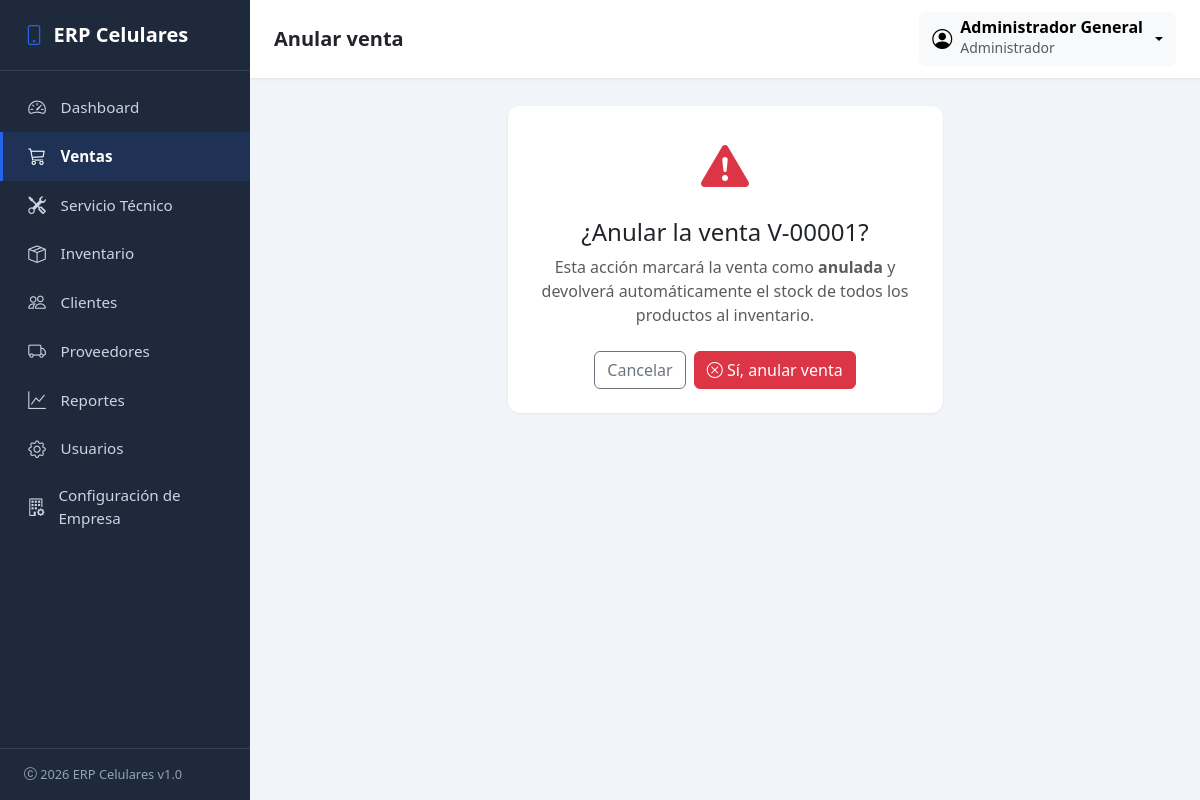
/ventas/1/anular/ (signed in), run on the app's committed database.
### company/models.py (models this page shows, shortened)
class Company(models.Model):
    class TipoEmpresa(models.TextChoices):
        NATURAL = 'natural', 'Persona Natural'
        JURIDICA = 'juridica', 'Persona Jurídica'
    class RegimenTributario(models.TextChoices):
        SIMPLIFICADO = 'simplificado', 'Régimen Simplificado'
        COMUN = 'comun', 'Régimen Común'
        SIMPLE = 'simple', 'Régimen Simple de Tributación'
        NO_RESPONSABLE = 'no_responsable', 'No Responsable de IVA'
    class Moneda(models.TextChoices):
        COP = 'COP', 'Peso Colombiano (COP)'
        USD = 'USD', 'Dólar Estadounidense (USD)'
        EUR = 'EUR', 'Euro (EUR)'
        MXN = 'MXN', 'Peso Mexicano (MXN)'
    class Idioma(models.TextChoices):
        ES = 'es', 'Español'
        EN = 'en', 'Inglés'
    class Estado(models.TextChoices):
        ACTIVA = 'activa', 'Activa'
        SUSPENDIDA = 'suspendida', 'Suspendida'
        PRUEBA = 'prueba', 'En prueba'
    nombre_comercial = models.CharField('Nombre comercial', max_length=150, blank=True)
    razon_social = models.CharField('Razón social', max_length=150, blank=True)
    nit = models.CharField('NIT', max_length=30, blank=True)
    tipo_empresa = models.CharField(
        'Tipo de empresa', max_length=20,
        choices=TipoEmpresa.choices, blank=True,
    )
    regimen_tributario = models.CharField(
        'Régimen tributario', max_length=20,
        choices=RegimenTributario.choices, blank=True,
    )
    responsable_iva = models.BooleanField('Responsable de IVA', default=True)
    actividad_economica = models.CharField(
        'Actividad económica', max_length=150, blank=True,
        help_text='Código CIIU y/o descripción de la actividad principal.',
    )
    direccion = models.CharField('Dirección', max_length=255, blank=True)
    pais = models.CharField('País', max_length=100, blank=True, default='Colombia')
    departamento = models.CharField('Departamento', max_length=100, blank=True)
    municipio = models.CharField('Municipio / Ciudad', max_length=100, blank=True)
    codigo_postal = models.CharField('Código postal', max_length=20, blank=True)
    telefono = models.CharField('Teléfono', max_length=30, blank=True)
    whatsapp = models.CharField('WhatsApp', max_length=30, blank=True)
    correo = models.EmailField('Correo electrónico', blank=True)
    sitio_web = models.URLField('Sitio web', blank=True)
    moneda = models.CharField('Moneda', max_length=3, choices=Moneda.choices, default=Moneda.COP)
    simbolo_moneda = models.CharField('Símbolo de moneda', max_length=5, default='$')
    idioma = models.CharField('Idioma', max_length=5, choices=Idioma.choices, default=Idioma.ES)
    zona_horaria = models.CharField('Zona horaria', max_length=50, default='America/Bogota')
    fecha_creacion = models.DateTimeField('Fecha de creación', auto_now_add=True)
    fecha_modificacion = models.DateTimeField('Fecha de última modificación', auto_now=True)
    estado = models.CharField('Estado', max_length=20, choices=Estado.choices, default=Estado.ACTIVA)
    activo = models.BooleanField('Activo', default=True)
    licencia = models.CharField('Licencia', max_length=50, blank=True, default='Estándar')
    version_erp = models.CharField('Versión del ERP', max_length=20, blank=True, default='1.0')
    class Meta:
        verbose_name = 'Empresa'
        verbose_name_plural = 'Configuración de Empresa'
    @classmethod
    def get_solo(cls):
        obj, _creado = cls.objects.get_or_create(pk=1)
        return obj

### accounts/models.py (models this page shows, shortened)
class CustomUser(AbstractUser):
    class Roles(models.TextChoices):
        ADMIN = 'admin', 'Administrador'
        VENDEDOR = 'vendedor', 'Vendedor'
        TECNICO = 'tecnico', 'Técnico'
    role = models.CharField(
        'Rol',
        max_length=20,
        choices=Roles.choices,
        default=Roles.VENDEDOR,
    )
    telefono = models.CharField('Teléfono', max_length=30, blank=True)
    class Meta:
        verbose_name = 'Usuario'
        verbose_name_plural = 'Usuarios'
    @property
    def es_admin(self):
        return self.role == self.Roles.ADMIN or self.is_superuser

### sales/models.py (models this page shows, shortened)
class Sale(models.Model):
    class Estado(models.TextChoices):
        PENDIENTE = 'pendiente', 'Pendiente'
        COMPLETADA = 'completada', 'Completada'
        ANULADA = 'anulada', 'Anulada'
    cliente = models.ForeignKey(
        Client,
        on_delete=models.PROTECT,
        related_name='ventas',
        verbose_name='Cliente',
    )
    vendedor = models.ForeignKey(
        settings.AUTH_USER_MODEL,
        on_delete=models.PROTECT,
        related_name='ventas',
        verbose_name='Vendedor',
        null=True,
        blank=True,
    )
    fecha = models.DateTimeField('Fecha', auto_now_add=True)
    invoice_number = models.PositiveIntegerField(
        'Número de factura',
        unique=True,
        null=True,
        blank=True,
        help_text=(
            'Consecutivo de facturación asignado de forma atómica al confirmar '
            'la venta (ver Sale.asignar_numero_factura). Nulo en ventas antiguas '
            'creadas antes de activar la numeración; nunca se reutiliza ni se '
            'genera retroactivamente.'
        ),
    )
    subtotal = models.DecimalField('Subtotal', max_digits=14, decimal_places=2, default=0)
    descuento_porcentaje = models.DecimalField('Descuento (%)', max_digits=5, decimal_places=2, default=0)
    descuento_valor = models.DecimalField('Descuento ($)', max_digits=14, decimal_places=2, default=0)
    iva_porcentaje = models.DecimalField('IVA (%)', max_digits=5, decimal_places=2, default=IVA_POR_DEFECTO)
    iva_valor = models.DecimalField('IVA ($)', max_digits=14, decimal_places=2, default=0)
    total = models.DecimalField('Total', max_digits=14, decimal_places=2, default=0)
    ganancia = models.DecimalField('Ganancia', max_digits=14, decimal_places=2, default=0)
    observaciones = models.TextField('Observaciones', blank=True)
    estado = models.CharField(
        'Estado',
        max_length=20,
        choices=Estado.choices,
        default=Estado.COMPLETADA,
    )
    class Meta:
        verbose_name = 'Venta'
        verbose_name_plural = 'Ventas'
        ordering = ['-fecha']
    @property
    def numero(self):
        return f'V-{self.pk:05d}'

### sales/views.py (the view, shortened to what this page needs)
# urls.py: path('<int:pk>/anular/', views.sale_void, name='sale_void'),
@login_required
@role_required(*ROLES_VENTAS)
def sale_void(request, pk):
    venta = get_object_or_404(Sale, pk=pk)
    contexto = {'venta': venta, 'seccion_activa': 'ventas'}
    return render(request, 'sales/sale_confirm_void.html', contexto)

### company/context_processors.py (called while the page is built)
def company_context(request):
    try:
        company = Company.get_solo()
        branding = getattr(company, 'identidad_visual', None)
    except (OperationalError, ProgrammingError):
        company = None
        branding = None
    return {
        'company_config': company,
        'branding_config': branding,
    }

### templates/sales/sale_confirm_void.html (shortened to what this page needs)
{% extends 'base.html' %}
{% block page_title %}Anular venta{% endblock %}
{% block content %}
<div class="row justify-content-center">
    <div class="col-lg-6">
        <div class="card border-danger">
            <div class="card-body text-center p-4">
                <i class="bi bi-exclamation-triangle-fill text-danger" style="font-size: 3rem;"></i>
                <h4 class="mt-3">¿Anular la venta {{ venta.numero }}?</h4>
                <p class="text-muted">
                    Esta acción marcará la venta como <strong>anulada</strong> y
                    devolverá automáticamente el stock de todos los productos al inventario.
                </p>
                <form method="post" class="d-flex justify-content-center gap-2 mt-4">
                    <a href="{% url 'sales:sale_detail' venta.pk %}" class="btn btn-outline-secondary">Cancelar</a>
                    <button type="submit" class="btn btn-danger"><i class="bi bi-x-circle"></i> Sí, anular venta</button>
                </form>
            </div>
        </div>
    </div>
</div>
{% endblock %}

### templates/base.html (shortened to what this page needs)
{% load static %}
<!DOCTYPE html>
<html lang="es">
<head>
    <link href="https://cdn.jsdelivr.net/npm/bootstrap@5.3.3/dist/css/bootstrap.min.css" rel="stylesheet">
    <link href="https://cdn.jsdelivr.net/npm/bootstrap-icons@1.11.3/font/bootstrap-icons.css" rel="stylesheet">
    <link href="{% static 'css/styles.css' %}" rel="stylesheet">
    <link href="{% static 'css/loading.css' %}" rel="stylesheet">
</head>
<body class="erp-loading-activo">
    <aside class="erp-sidebar" id="erpSidebar">
        <div class="sidebar-brand">
            {% if branding_config and branding_config.logo_principal %}
            <img src="{{ branding_config.logo_principal.url }}" alt="Logo" style="height: 28px; width: auto;">
            {% else %}
            <i class="bi bi-phone"></i>
            {% endif %}
            <span>{{ company_config.nombre_comercial|default:'ERP Celulares' }}</span>
        </div>
        <nav class="nav flex-column">
            <a href="{% url 'dashboard:index' %}" class="nav-link {% if seccion_activa == 'dashboard' %}active{% endif %}">
                <i class="bi bi-speedometer2"></i> Dashboard
            </a>
            {% if user.es_admin or user.role == 'vendedor' %}
            <a href="{% url 'sales:sale_list' %}" class="nav-link {% if seccion_activa == 'ventas' %}active{% endif %}">
                <i class="bi bi-cart3"></i> Ventas
            </a>
            {% endif %}
            {% if user.es_admin or user.role == 'tecnico' %}
            <a href="{% url 'repairs:order_list' %}" class="nav-link {% if seccion_activa == 'servicio' %}active{% endif %}">
                <i class="bi bi-tools"></i> Servicio Técnico
            </a>
            {% endif %}
            {% if user.es_admin %}
            <a href="{% url 'inventory:product_list' %}" class="nav-link {% if seccion_activa == 'inventario' %}active{% endif %}">
                <i class="bi bi-box-seam"></i> Inventario
            </a>
            {% endif %}
            <a href="{% url 'clients:client_list' %}" class="nav-link {% if seccion_activa == 'clientes' %}active{% endif %}">
                <i class="bi bi-people"></i> Clientes
            </a>
            <a href="#" class="nav-link {% if seccion_activa == 'proveedores' %}active{% endif %}">
                <i class="bi bi-truck"></i> Proveedores
            </a>
            <a href="#" class="nav-link {% if seccion_activa == 'reportes' %}active{% endif %}">
                <i class="bi bi-graph-up"></i> Reportes
            </a>
            {% if user.es_admin %}
            <a href="{% url 'accounts:user_list' %}" class="nav-link {% if seccion_activa == 'configuracion' %}active{% endif %}">
                <i class="bi bi-gear"></i> Usuarios
            </a>
            <a href="{% url 'company:config' %}" class="nav-link {% if seccion_activa == 'configuracion_empresa' %}active{% endif %}">
                <i class="bi bi-building-gear"></i> Configuración de Empresa
            </a>
            {% endif %}
        </nav>
        <div class="sidebar-footer">
            <i class="bi bi-c-circle"></i> 2026 ERP Celulares v1.0
        </div>
    </aside>
    <div class="erp-content">
        <nav class="erp-navbar d-flex align-items-center justify-content-between">
            <div class="d-flex align-items-center gap-3">
                <h5 class="mb-0 fw-semibold">{% block page_title %}{% endblock %}</h5>
            </div>
            <div class="dropdown">
                <button class="btn btn-light d-flex align-items-center gap-2 dropdown-toggle"
                        type="button" data-bs-toggle="dropdown" aria-expanded="false">
                    <i class="bi bi-person-circle fs-5"></i>
                    <span class="text-start d-none d-sm-block">
                        <span class="d-block fw-semibold lh-1">{{ user.get_full_name|default:user.username }}</span>
                        <small class="text-muted">{{ user.get_role_display }}</small>
                    </span>
                </button>
            </div>
        </nav>
        <main class="erp-main">
            {% block content %}{% endblock %}
        </main>
    </div>
</body>
</html>

### static/css/styles.css (style rules this page uses)
:root { --erp-sidebar-bg: #1e293b; --erp-sidebar-bg-hover: #334155; --erp-sidebar-active: #2563eb; --erp-sidebar-text: #cbd5e1; --erp-sidebar-text-active: #ffffff; --erp-bg: #f1f5f9; --erp-primary: #2563eb; --erp-sidebar-width: 250px; }
body { background-color: var(--erp-bg); font-family: 'Segoe UI', system-ui, -apple-system, sans-serif; }
.erp-sidebar { position: fixed; top: 0; left: 0; height: 100vh; width: var(--erp-sidebar-width); background-color: var(--erp-sidebar-bg); color: var(--erp-sidebar-text); display: flex; flex-direction: column; z-index: 1040; transition: transform 0.3s ease; overflow-y: auto; }
.erp-sidebar .sidebar-brand { padding: 1.25rem 1.5rem; font-size: 1.25rem; font-weight: 700; color: #fff; border-bottom: 1px solid rgba(255, 255, 255, 0.1); display: flex; align-items: center; gap: 0.6rem; }
.erp-sidebar .sidebar-brand i { color: var(--erp-sidebar-active); }
.erp-sidebar .nav { padding: 0.75rem 0; flex: 1; }
.erp-sidebar .nav-link { color: var(--erp-sidebar-text); padding: 0.7rem 1.5rem; display: flex; align-items: center; gap: 0.85rem; font-size: 0.95rem; border-left: 3px solid transparent; transition: all 0.15s ease; }
.erp-sidebar .nav-link i { font-size: 1.1rem; width: 20px; text-align: center; }
.erp-sidebar .nav-link.active { background-color: rgba(37, 99, 235, 0.15); color: var(--erp-sidebar-text-active); border-left-color: var(--erp-sidebar-active); font-weight: 600; }
.erp-sidebar .sidebar-footer { padding: 1rem 1.5rem; font-size: 0.8rem; border-top: 1px solid rgba(255, 255, 255, 0.1); color: #94a3b8; }
.erp-content { margin-left: var(--erp-sidebar-width); min-height: 100vh; transition: margin 0.3s ease; }
.erp-navbar { background-color: #fff; box-shadow: 0 1px 3px rgba(0, 0, 0, 0.08); padding: 0.75rem 1.5rem; }
.erp-main { padding: 1.75rem; }
.card { border: none; border-radius: 0.75rem; box-shadow: 0 1px 3px rgba(0, 0, 0, 0.06); }

### data on the page
Company: nombre_comercial "ERP Celulares"
CustomUser: get_full_name "Administrador General", role "Administrador"
Sale: numero "V-00001"
